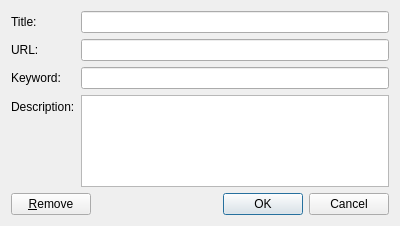
<?xml version="1.0" encoding="UTF-8"?>
<ui version="4.0">
 <class>BookmarkDialog</class>
 <widget class="QDialog" name="BookmarkDialog">
  <property name="geometry">
   <rect>
    <x>0</x>
    <y>0</y>
    <width>400</width>
    <height>226</height>
   </rect>
  </property>
  <property name="windowTitle">
   <string>Dialog</string>
  </property>
  <layout class="QVBoxLayout" name="verticalLayout">
   <item>
    <widget class="QWidget" name="widget" native="true">
     <layout class="QFormLayout" name="formLayout">
      <property name="leftMargin">
       <number>0</number>
      </property>
      <property name="topMargin">
       <number>0</number>
      </property>
      <property name="rightMargin">
       <number>0</number>
      </property>
      <property name="bottomMargin">
       <number>0</number>
      </property>
      <item row="0" column="0">
       <widget class="QLabel" name="label">
        <property name="text">
         <string>Title:</string>
        </property>
       </widget>
      </item>
      <item row="0" column="1">
       <widget class="QLineEdit" name="title"/>
      </item>
      <item row="1" column="0">
       <widget class="QLabel" name="label_2">
        <property name="text">
         <string>URL:</string>
        </property>
       </widget>
      </item>
      <item row="2" column="0">
       <widget class="QLabel" name="label_3">
        <property name="text">
         <string>Keyword:</string>
        </property>
       </widget>
      </item>
      <item row="3" column="0">
       <widget class="QLabel" name="label_4">
        <property name="text">
         <string>Description:</string>
        </property>
       </widget>
      </item>
      <item row="1" column="1">
       <widget class="QLineEdit" name="url"/>
      </item>
      <item row="2" column="1">
       <widget class="QLineEdit" name="keyword"/>
      </item>
      <item row="3" column="1">
       <widget class="QPlainTextEdit" name="description"/>
      </item>
     </layout>
    </widget>
   </item>
   <item>
    <layout class="QHBoxLayout" name="horizontalLayout">
     <item>
      <widget class="QPushButton" name="remove">
       <property name="text">
        <string>&amp;Remove</string>
       </property>
      </widget>
     </item>
     <item>
      <widget class="QDialogButtonBox" name="buttonBox">
       <property name="standardButtons">
        <set>QDialogButtonBox::Cancel|QDialogButtonBox::Ok</set>
       </property>
      </widget>
     </item>
    </layout>
   </item>
  </layout>
 </widget>
 <resources/>
 <connections>
  <connection>
   <sender>buttonBox</sender>
   <signal>accepted()</signal>
   <receiver>BookmarkDialog</receiver>
   <slot>accept()</slot>
   <hints>
    <hint type="sourcelabel">
     <x>199</x>
     <y>196</y>
    </hint>
    <hint type="destinationlabel">
     <x>199</x>
     <y>110</y>
    </hint>
   </hints>
  </connection>
  <connection>
   <sender>buttonBox</sender>
   <signal>rejected()</signal>
   <receiver>BookmarkDialog</receiver>
   <slot>reject()</slot>
   <hints>
    <hint type="sourcelabel">
     <x>199</x>
     <y>196</y>
    </hint>
    <hint type="destinationlabel">
     <x>199</x>
     <y>110</y>
    </hint>
   </hints>
  </connection>
 </connections>
</ui>
